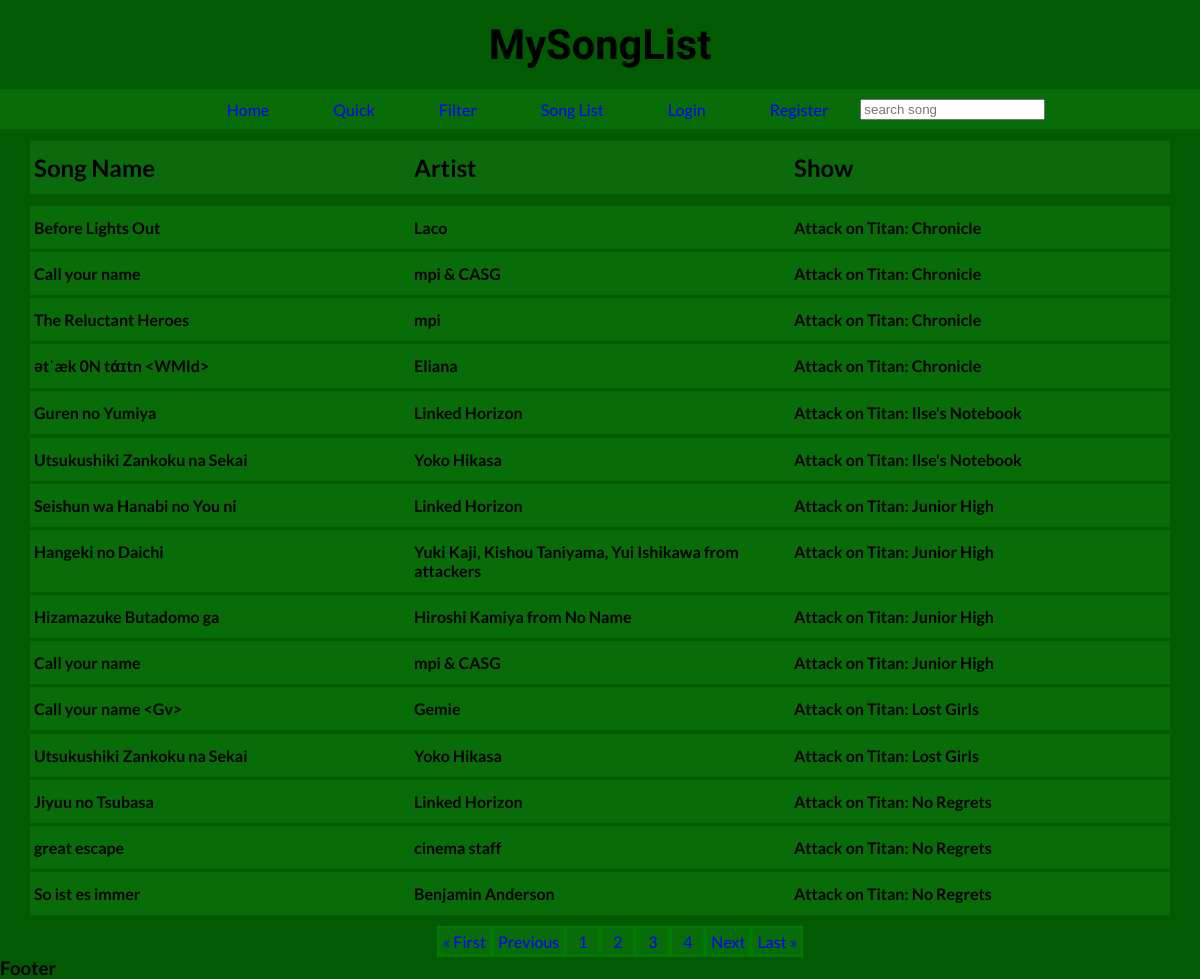
/song_list/?page=3, run on the app's committed database.
### search/models.py (models this page shows, shortened)
class AotData(models.Model): # Entire Song Dataset
    song = models.CharField(max_length=200)
    artist = models.CharField(max_length=200)
    annid = models.IntegerField(blank=True)
    show = models.CharField(max_length=200)
    opedin = models.CharField(max_length=25)
    h720 = models.URLField(max_length=100, blank=True)
    h480 = models.URLField(max_length=100, blank=True)
    mp3 = models.URLField(max_length=100, blank=True)

### search/views.py (the view, shortened to what this page needs)
# urls.py: path('song_list/', views.song_list, name='song-list'),
def song_list(request):
    start_time_filter = time.time() # timing function
    p = Paginator(AotData.objects.all(), 15) # paginates data, # per page
    page = request.GET.get('page')
    aot_page = p.get_page(page)
    if request.method == 'POST': # POST request when user adds song to list
        if 'song_primary_key' in request.POST:
            song_primary = request.POST.get('song_primary_key') # get song pk
            user_primary = request.POST.get('user_primary_key') # get user pk
            aotsnippet = AotData.objects.get(pk=int(song_primary)) # get added song from database
            usersnippet = MySongUser.objects.get(pk=int(user_primary)) # get user from database
            usersnippet.my_songs.add(aotsnippet) # add song to user database
            user_song_list = UserList.objects.all() # get all user songs
            user_song_already_set = set()
            for i in range(len(user_song_list)): # loops over every user song
                if user_song_list[i].ProfileUser.pk == int(user_primary):
                    user_song_already_set.add(user_song_list[i].ProfileSong.pk)
            total_time = time.time() - start_time_filter # end timer
            total_time = round(total_time, 5) # round timer to 5 decimal places
            return HttpResponse('ajax has broken') # this now uses ajax
        else:
            return HttpResponse('Did not work')
    else: # if user not authenticated
        total_time = time.time() - start_time_filter # end timer
        total_time = round(total_time, 5) # round timer to 5 decimal places
        return render(request, 'search/song_list.html', {
            'aot_page': aot_page, # list of songs
            'total_time': total_time, # total time
        })

### search/templates/search/song_list.html (shortened to what this page needs)
{% extends 'search/base.html' %}
{% load static %}
    {% block content %}
    <div id="song_list_header_space">
    </div>
    <div class="single main-header">
        <h4>
            Song Name
        </h4>
        <h4>
            Artist
        </h4>
        <h4>
            Show
        </h4>
    </div>
    <ul id="results" class="result">
    </ul>
    {% for data in aot_page %}
    <div class="song-info-div">
        <li class="content">
            <div onclick=show(this)>
                <div class="single main-results">
                    <h4>
                        {{ data.song }}
                    </h4>
                    <h4>
                        {{ data.artist }}
                    </h4>
                    <h4>
                        {{ data.show }}
                    </h4>
                </div>
            </div>
        </li>
    </div>
    {% endfor %}
    <nav>
        <ul class="page-all">
            {% if aot_page.has_previous %}
            <li class="page-list">
                <a href="?page=1" class="page-link">
                    &laquo First
                </a>
            </li>
            <li class="page-list">
                <a href="?page={{ aot_page.previous_page_number }}" class="page-link">
                    Previous
                </a>
            </li>
            {% elif not aot_page.has_previous %}
            <li class="page-list">
                <a href="#" class="page-link">
                    Previous
                </a>
            </li>
            {% endif %}
            {% for page in aot_page.paginator.page_range %}
            <li class="page-list">
                <a href="?page={{ page }}" class="page-link">
                    {{ page }}
                </a>
            </li>
            {% endfor %}
            {% if aot_page.has_next %}
            <li class="page-list">
                <a href="?page={{aot_page.next_page_number}}" class="page-link">
                    Next
                </a>
            </li>
            <li class="page-list">
                <a href="?page={{ aot_page.paginator.num_pages }}" class="page-link">
                    Last &raquo
                </a>
            </li>
            {% endif %}
        </ul>
    </nav>
    {% endblock %}

### search/static/css/style.css (style rules this page uses)
* { box-sizing: border-box; margin: 0; }
nav > ul { height: 2.5rem; display: flex; flex-direction: row; background-color: rgb(8, 109, 8); justify-content: center; align-items: center; list-style-type: none; }
body { background-color: rgb(2, 91, 2); font-family: 'Lato', sans-serif; }
.content { list-style-type: none; padding: 0.1rem 0rem; }
.result { padding: 5px 0px; }
.single { display: flex; flex-direction: row; flex-wrap: nowrap; padding: 0.75rem 0rem; }
.main-header { background-color: rgb(11, 106, 11); font-size: 1.5rem; position: sticky; top: 0px; }
.single > h4 { flex-grow: 1; flex-shrink: 0; padding-left: 0.25rem; }
.single > h4:nth-child(1), .single > h4:nth-child(2), .single > h4:nth-child(3) { flex-basis: 5px; }
.main-results { background-color: rgb(8, 109, 8); }
#song_list_header_space { padding: 6px 0px; }
.page-all { background-color: rgb(2, 91, 2); }
.page-list { border: 2px solid rgb(1, 122, 1); display: flex; min-width: 35px; justify-content: center; margin-top: 10px; background-color: rgb(8, 109, 8); }
.page-link { font-size: 16px; padding: 4px; text-decoration: none; }
.song-info-div { display: block; position: relative; }

### data on the page
AotData: song "Before Lights Out", artist "Laco", show "Attack on Titan: Chronicle"
AotData: song "Call your name", artist "mpi & CASG", show "Attack on Titan: Chronicle"
AotData: song "The Reluctant Heroes", artist "mpi", show "Attack on Titan: Chronicle"
AotData: song "ətˈæk 0N tάɪtn <WMId>", artist "Eliana", show "Attack on Titan: Chronicle"
AotData: song "Guren no Yumiya", artist "Linked Horizon", show "Attack on Titan: Ilse's Notebook"
AotData: song "Utsukushiki Zankoku na Sekai", artist "Yoko Hikasa", show "Attack on Titan: Ilse's Notebook"
AotData: song "Seishun wa Hanabi no You ni", artist "Linked Horizon", show "Attack on Titan: Junior High"
AotData: song "Hangeki no Daichi", artist "Yuki Kaji, Kishou Taniyama, Yui Ishikawa from attackers", show "Attack on Titan: Junior High"
AotData: song "Hizamazuke Butadomo ga", artist "Hiroshi Kamiya from No Name", show "Attack on Titan: Junior High"
AotData: song "Call your name", artist "mpi & CASG", show "Attack on Titan: Junior High"
AotData: song "Call your name <Gv>", artist "Gemie", show "Attack on Titan: Lost Girls"
AotData: song "Utsukushiki Zankoku na Sekai", artist "Yoko Hikasa", show "Attack on Titan: Lost Girls"
AotData: song "Jiyuu no Tsubasa", artist "Linked Horizon", show "Attack on Titan: No Regrets"
AotData: song "great escape", artist "cinema staff", show "Attack on Titan: No Regrets"
AotData: song "So ist es immer", artist "Benjamin Anderson", show "Attack on Titan: No Regrets"

### other printed values
{{ page }} "1" "2" "3" "4"
